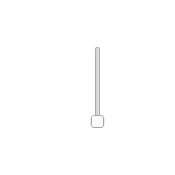
            <widget class="QFrame" name="octoX2">
             <property name="geometry">
              <rect>
               <x>320</x>
               <y>20</y>
               <width>175</width>
               <height>175</height>
              </rect>
             </property>
             <property name="sizePolicy">
              <sizepolicy hsizetype="Fixed" vsizetype="Fixed">
               <horstretch>0</horstretch>
               <verstretch>0</verstretch>
              </sizepolicy>
             </property>
             <property name="minimumSize">
              <size>
               <width>175</width>
               <height>175</height>
              </size>
             </property>
             <property name="maximumSize">
              <size>
               <width>150</width>
               <height>150</height>
              </size>
             </property>
             <property name="styleSheet">
              <string notr="true">QFrame
{
   background-color: rgba(255, 255, 255, 0);
   border-image: url(:/images/resources/CCW.png) 0 0 0 0 stretch stretch;
   border-width: 0px;
}</string>
             </property>
             <property name="frameShape">
              <enum>QFrame::StyledPanel</enum>
             </property>
             <property name="frameShadow">
              <enum>QFrame::Raised</enum>
             </property>
             <layout class="QGridLayout" name="gridLayout_27">
              <item row="1" column="1">
               <widget class="QSlider" name="octoX2Motor">
                <property name="sizePolicy">
                 <sizepolicy hsizetype="Expanding" vsizetype="Expanding">
                  <horstretch>0</horstretch>
                  <verstretch>0</verstretch>
                 </sizepolicy>
                </property>
                <property name="styleSheet">
                 <string notr="true">QSlider::groove:vertical{
border: 1px solid #637EB8;
background: white;
width: 30px;
border-radius: 3px;
}
QSlider::add-page:vertical {
background: qlineargradient(x1: 0, y1: 0, x2: 0, y2: 1,
stop: 0 #ABC7EC, stop: 1 #154A98);
border: 1px solid #777;
height: 10px;
border-radius: 4px;
}
QSlider::sub-page:vertical {
background: #fff;
border: 1px solid #154A98;
height: 10px;
border-radius: 4px;
}
QSlider::handle:vertical{
background: qlineargradient(x1:0, y1:0, x2:1, y2:1,
stop:0 #fff, stop:1 #ABC7EC);
border: 1px solid #777;
height: 25px;
margin-left: -8px;
margin-right: -8px;
border-radius: 2px;
}

QSlider::background-color: rgba(255, 255, 255, 0);</string>
                </property>
                <property name="minimum">
                 <number>1000</number>
                </property>
                <property name="maximum">
                 <number>2000</number>
                </property>
                <property name="value">
                 <number>1000</number>
                </property>
                <property name="orientation">
                 <enum>Qt::Vertical</enum>
                </property>
               </widget>
              </item>
              <item row="2" column="1">
               <widget class="QLabel" name="octoX2Value">
                <property name="font">
                 <font>
                  <pointsize>18</pointsize>
                 </font>
                </property>
                <property name="styleSheet">
                 <string notr="true">color:white;
border-image:none;</string>
                </property>
                <property name="text">
                 <string>1000</string>
                </property>
                <property name="alignment">
                 <set>Qt::AlignCenter</set>
                </property>
               </widget>
              </item>
              <item row="0" column="1">
               <widget class="QLabel" name="octoX2Label">
                <property name="font">
                 <font>
                  <pointsize>18</pointsize>
                 </font>
                </property>
                <property name="styleSheet">
                 <string notr="true">color:white;
border-image:none;</string>
                </property>
                <property name="text">
                 <string>Motor 2</string>
                </property>
                <property name="alignment">
                 <set>Qt::AlignCenter</set>
                </property>
               </widget>
              </item>
              <item row="1" column="0">
               <spacer name="octoX2Spacer">
                <property name="orientation">
                 <enum>Qt::Horizontal</enum>
                </property>
                <property name="sizeType">
                 <enum>QSizePolicy::Fixed</enum>
                </property>
                <property name="sizeHint" stdset="0">
                 <size>
                  <width>20</width>
                  <height>20</height>
                 </size>
                </property>
               </spacer>
              </item>
             </layout>
            </widget>
